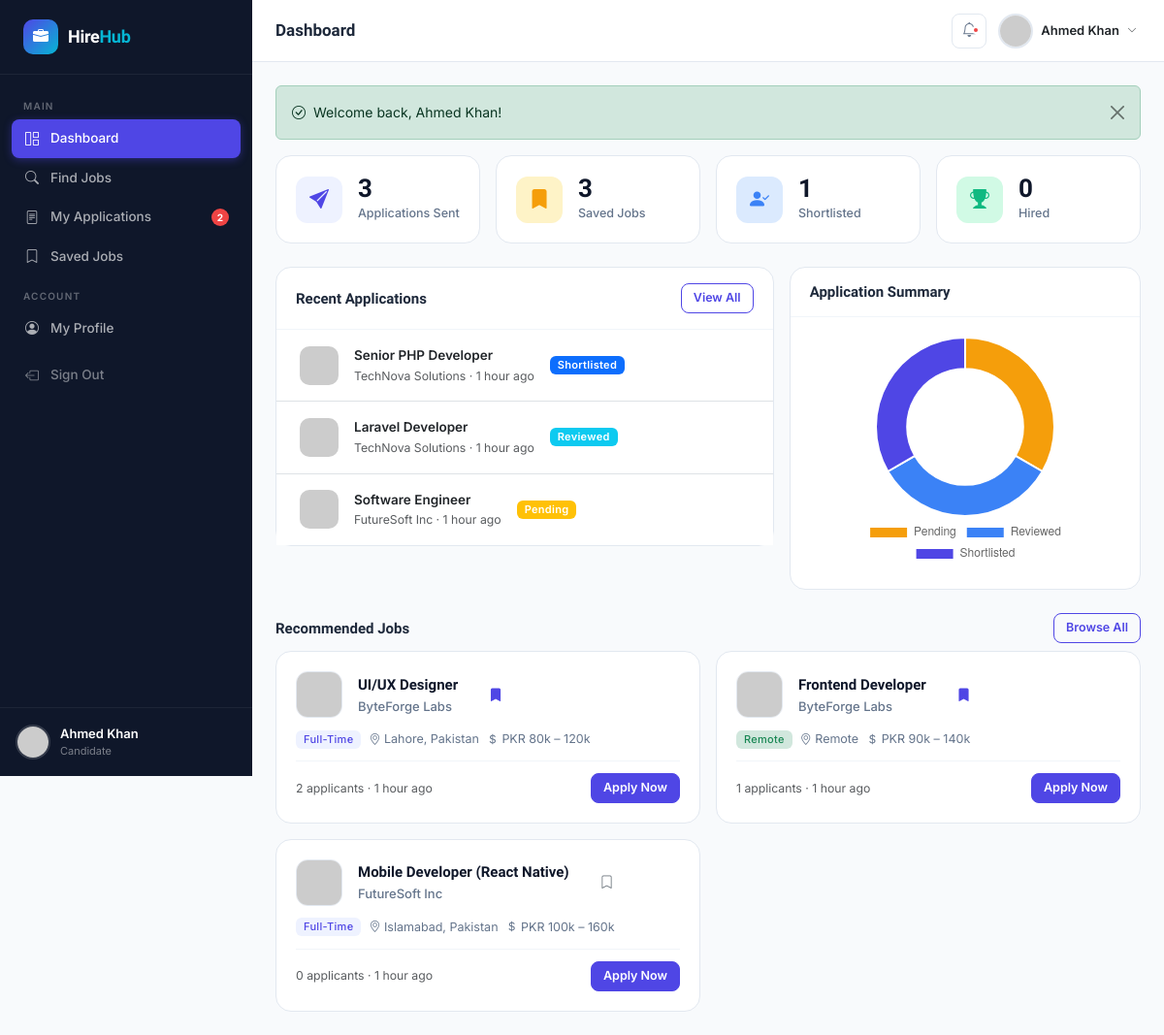
The app's page /candidate/dashboard.php (signed in) with its own data.
### tables this page shows
CREATE TABLE `notifications` (
  `id` int(11) NOT NULL AUTO_INCREMENT,
  `user_id` int(11) NOT NULL,
  `type` varchar(50) NOT NULL,
  `title` varchar(200) NOT NULL,
  `message` text NOT NULL,
  `link` varchar(255) DEFAULT NULL,
  `is_read` tinyint(1) NOT NULL DEFAULT 0,
  `created_at` timestamp NOT NULL DEFAULT CURRENT_TIMESTAMP,
  PRIMARY KEY (`id`),
  KEY `user_id` (`user_id`),
  CONSTRAINT `notif_user_fk` FOREIGN KEY (`user_id`) REFERENCES `users` (`id`) ON DELETE CASCADE
);

CREATE TABLE `users` (
  `id` int(11) NOT NULL AUTO_INCREMENT,
  `name` varchar(100) NOT NULL,
  `email` varchar(150) NOT NULL,
  `password` varchar(255) NOT NULL,
  `role` enum('admin','company','candidate') NOT NULL DEFAULT 'candidate',
  `is_active` tinyint(1) NOT NULL DEFAULT 1,
  `avatar` varchar(255) DEFAULT NULL,
  `created_at` timestamp NOT NULL DEFAULT CURRENT_TIMESTAMP,
  `updated_at` timestamp NOT NULL DEFAULT CURRENT_TIMESTAMP ON UPDATE CURRENT_TIMESTAMP,
  PRIMARY KEY (`id`),
  UNIQUE KEY `email` (`email`)
);

CREATE TABLE `candidates` (
  `id` int(11) NOT NULL AUTO_INCREMENT,
  `user_id` int(11) NOT NULL,
  `headline` varchar(200) DEFAULT NULL,
  `skills` text DEFAULT NULL,
  `education` text DEFAULT NULL,
  `experience` text DEFAULT NULL,
  `resume` varchar(255) DEFAULT NULL,
  `location` varchar(150) DEFAULT NULL,
  `phone` varchar(30) DEFAULT NULL,
  `linkedin` varchar(255) DEFAULT NULL,
  `portfolio` varchar(255) DEFAULT NULL,
  `created_at` timestamp NOT NULL DEFAULT CURRENT_TIMESTAMP,
  `updated_at` timestamp NOT NULL DEFAULT CURRENT_TIMESTAMP ON UPDATE CURRENT_TIMESTAMP,
  PRIMARY KEY (`id`),
  KEY `user_id` (`user_id`),
  CONSTRAINT `candidates_user_fk` FOREIGN KEY (`user_id`) REFERENCES `users` (`id`) ON DELETE CASCADE
);

CREATE TABLE `applications` (
  `id` int(11) NOT NULL AUTO_INCREMENT,
  `job_id` int(11) NOT NULL,
  `candidate_id` int(11) NOT NULL,
  `cover_letter` text DEFAULT NULL,
  `resume` varchar(255) DEFAULT NULL,
  `status` enum('pending','reviewed','shortlisted','rejected','hired') NOT NULL DEFAULT 'pending',
  `notes` text DEFAULT NULL,
  `applied_at` timestamp NOT NULL DEFAULT CURRENT_TIMESTAMP,
  `updated_at` timestamp NOT NULL DEFAULT CURRENT_TIMESTAMP ON UPDATE CURRENT_TIMESTAMP,
  PRIMARY KEY (`id`),
  UNIQUE KEY `unique_application` (`job_id`,`candidate_id`),
  KEY `job_id` (`job_id`),
  KEY `candidate_id` (`candidate_id`),
  CONSTRAINT `applications_job_fk` FOREIGN KEY (`job_id`) REFERENCES `jobs` (`id`) ON DELETE CASCADE,
  CONSTRAINT `applications_candidate_fk` FOREIGN KEY (`candidate_id`) REFERENCES `candidates` (`id`) ON DELETE CASCADE
);

CREATE TABLE `jobs` (
  `id` int(11) NOT NULL AUTO_INCREMENT,
  `company_id` int(11) NOT NULL,
  `category_id` int(11) NOT NULL,
  `title` varchar(200) NOT NULL,
  `type` enum('full-time','part-time','remote','internship','contract') NOT NULL DEFAULT 'full-time',
  `salary_min` decimal(10,2) DEFAULT NULL,
  `salary_max` decimal(10,2) DEFAULT NULL,
  `salary_currency` varchar(10) DEFAULT 'USD',
  `location` varchar(150) DEFAULT NULL,
  `description` longtext NOT NULL,
  `requirements` text DEFAULT NULL,
  `benefits` text DEFAULT NULL,
  `deadline` date DEFAULT NULL,
  `is_active` tinyint(1) NOT NULL DEFAULT 1,
  `views` int(11) NOT NULL DEFAULT 0,
  `created_at` timestamp NOT NULL DEFAULT CURRENT_TIMESTAMP,
  `updated_at` timestamp NOT NULL DEFAULT CURRENT_TIMESTAMP ON UPDATE CURRENT_TIMESTAMP,
  PRIMARY KEY (`id`),
  KEY `company_id` (`company_id`),
  KEY `category_id` (`category_id`),
  CONSTRAINT `jobs_company_fk` FOREIGN KEY (`company_id`) REFERENCES `companies` (`id`) ON DELETE CASCADE,
  CONSTRAINT `jobs_category_fk` FOREIGN KEY (`category_id`) REFERENCES `job_categories` (`id`)
);

CREATE TABLE `companies` (
  `id` int(11) NOT NULL AUTO_INCREMENT,
  `user_id` int(11) NOT NULL,
  `company_name` varchar(150) NOT NULL,
  `logo` varchar(255) DEFAULT NULL,
  `industry` varchar(100) DEFAULT NULL,
  `website` varchar(255) DEFAULT NULL,
  `description` text DEFAULT NULL,
  `location` varchar(150) DEFAULT NULL,
  `phone` varchar(30) DEFAULT NULL,
  `founded_year` year DEFAULT NULL,
  `company_size` enum('1-10','11-50','51-200','201-500','501-1000','1000+') DEFAULT '1-10',
  `is_verified` tinyint(1) NOT NULL DEFAULT 0,
  `created_at` timestamp NOT NULL DEFAULT CURRENT_TIMESTAMP,
  `updated_at` timestamp NOT NULL DEFAULT CURRENT_TIMESTAMP ON UPDATE CURRENT_TIMESTAMP,
  PRIMARY KEY (`id`),
  KEY `user_id` (`user_id`),
  CONSTRAINT `companies_user_fk` FOREIGN KEY (`user_id`) REFERENCES `users` (`id`) ON DELETE CASCADE
);

### candidate/dashboard.php (the view, shortened to what the rows shown need)
<?php
require_once __DIR__ . '/../core/functions.php';
$user      = currentUser();
$candidate = Database::fetch("SELECT * FROM candidates WHERE user_id = ?", [$user['id']]);
$pageTitle  = 'Dashboard';
$activePage = 'dashboard';
$shortlisted = Database::count("SELECT COUNT(*) FROM applications WHERE candidate_id = ? AND status = 'shortlisted'", [$candidate['id']]);
$recentApps = Database::fetchAll(
    "SELECT a.*, j.title AS job_title, j.type AS job_type, j.location AS job_location,
            c.company_name, c.logo AS company_logo
     FROM applications a
     JOIN jobs j ON a.job_id = j.id
     JOIN companies c ON j.company_id = c.id
     WHERE a.candidate_id = ?
     ORDER BY a.applied_at DESC LIMIT 5",
    [$candidate['id']]
);
$recommendedJobs = Database::fetchAll(
    "SELECT j.*, c.company_name, c.logo, cat.name AS cat_name,
            (SELECT COUNT(*) FROM applications WHERE job_id = j.id) AS app_count,
            (SELECT COUNT(*) FROM saved_jobs WHERE job_id = j.id AND candidate_id = ?) AS is_saved
     FROM jobs j
     JOIN companies c ON j.company_id = c.id
     JOIN job_categories cat ON j.category_id = cat.id
     WHERE j.is_active = 1
       AND j.id NOT IN (SELECT job_id FROM applications WHERE candidate_id = ?)
     ORDER BY j.created_at DESC LIMIT 4",
    [$candidate['id'], $candidate['id']]
);
$appHistory = Database::fetchAll(
    "SELECT status, COUNT(*) AS cnt FROM applications WHERE candidate_id = ? GROUP BY status",
    [$candidate['id']]
);
include __DIR__ . '/../views/partials/head.php';
?>
<div class="app-shell">
<?php include __DIR__ . '/../views/partials/sidebar.php'; ?>
<div class="main-content">
<?php include __DIR__ . '/../views/partials/navbar.php'; ?>
<div class="page-content">
<div class="row g-3 mb-4">
  <div class="col-6 col-lg-3">
    <div class="stat-card">
      <div>
        <div class="stat-value"><?= $shortlisted ?></div>
        <div class="stat-label">Shortlisted</div>
      </div>
    </div>
  </div>
</div>
<div class="row g-3 mb-4">
  <div class="col-lg-7">
    <div class="card">
      <div class="card-body p-0">
        <?php if (empty($recentApps)): ?>
        <div class="empty-state py-4">
          <div class="empty-state-icon"><i class="bi bi-send"></i></div>
          <h5>No applications yet</h5>
          <p>Start applying to jobs that match your skills.</p>
          <a href="<?= BASE_URL ?>/candidate/jobs.php" class="btn btn-primary btn-sm">Browse Jobs</a>
        </div>
        <?php else: ?>
        <div class="list-group list-group-flush">
          <?php foreach ($recentApps as $app): ?>
          <div class="list-group-item px-4 py-3 d-flex align-items-center gap-3">
            <img src="<?= logoUrl($app['company_logo'], $app['company_name']) ?>"
                 alt="" style="width:40px;height:40px;border-radius:10px;object-fit:cover;flex-shrink:0">
            <div class="flex-1 min-w-0">
              <div class="fw-600" style="font-size:13.5px"><?= e($app['job_title']) ?></div>
              <div class="text-muted small"><?= e($app['company_name']) ?> · <?= timeAgo($app['applied_at']) ?></div>
            </div>
            <?= badgeStatus($app['status']) ?>
          </div>
          <?php endforeach; ?>
        </div>
        <?php endif; ?>
      </div>
    </div>
  </div>
</div>
<div class="row g-3">
  <?php foreach ($recommendedJobs as $job): ?>
  <div class="col-md-6">
    <div class="job-card">
      <div class="d-flex align-items-center gap-3">
        <img src="<?= logoUrl($job['logo'], $job['company_name']) ?>" alt="" class="job-card-logo">
        <div class="flex-1 min-w-0">
          <div class="job-card-title"><?= e($job['title']) ?></div>
          <div class="job-card-company"><?= e($job['company_name']) ?></div>
        </div>
        <button class="btn btn-outline-secondary border-0 save-job-btn <?= $job['is_saved'] ? 'text-primary' : '' ?>"
                data-job-id="<?= $job['id'] ?>">
          <i class="bi bi-bookmark<?= $job['is_saved'] ? '-fill' : '' ?>"></i>
        </button>
      </div>
      <div class="job-card-meta">
        <?= jobTypeBadge($job['type']) ?>
        <span><i class="bi bi-geo-alt"></i> <?= e($job['location'] ?? 'Remote') ?></span>
        <span><i class="bi bi-currency-dollar"></i> <?= formatSalary($job['salary_min'], $job['salary_max']) ?></span>
      </div>
      <div class="job-card-footer">
        <span class="text-muted small"><?= $job['app_count'] ?> applicants · <?= timeAgo($job['created_at']) ?></span>
        <a href="<?= BASE_URL ?>/candidate/job_detail.php?id=<?= $job['id'] ?>" class="btn btn-sm btn-primary">Apply Now</a>
      </div>
    </div>
  </div>
  <?php endforeach; ?>
</div>
</div></div></div>
<?php
$chartLabels = array_column($appHistory, 'status');
$chartData   = array_column($appHistory, 'cnt');
$colorMap = ['pending'=>'#f59e0b','reviewed'=>'#3b82f6','shortlisted'=>'#4f46e5','rejected'=>'#ef4444','hired'=>'#10b981'];
$colors = array_map(fn($s) => $colorMap[$s] ?? '#94a3b8', $chartLabels);
$extraScripts = '<script>
' . (empty($appHistory) ? '' : '
new Chart(document.getElementById("statusChart"), {
  type: "doughnut",
  data: {
    labels: ' . json_encode(array_map('ucfirst', $chartLabels)) . ',
    datasets: [{ data: ' . json_encode($chartData) . ',
      backgroundColor: ' . json_encode($colors) . ',
      borderWidth: 2, borderColor: "#fff"
    }]
  },
  options: { responsive:true, maintainAspectRatio:false, cutout:"65%",
    plugins:{ legend:{ position:"bottom", labels:{ font:{size:12} } } }
  }
});') . '
</script>';
include __DIR__ . '/../views/partials/footer.php';
?>

### views/partials/sidebar.php (shortened to what the rows shown need)
<?php
$role = $user['role'] ?? 'candidate';
$notifications = isLoggedIn() ? getUnreadNotifications((int)$_SESSION['user_id']) : [];
$notifCount = count($notifications);
$navItems = [];
if ($role === 'admin') {
    $navItems = [
        ['label' => 'Main', 'section' => true],
        ['href' => '/admin/dashboard.php',    'icon' => 'grid-1x2',      'label' => 'Dashboard',     'key' => 'dashboard'],
        ['href' => '/admin/users.php',        'icon' => 'people',        'label' => 'Users',         'key' => 'users'],
        ['href' => '/admin/companies.php',    'icon' => 'building',      'label' => 'Companies',     'key' => 'companies'],
        ['href' => '/admin/jobs.php',         'icon' => 'briefcase',     'label' => 'Jobs',          'key' => 'jobs'],
        ['href' => '/admin/applications.php', 'icon' => 'file-text',     'label' => 'Applications',  'key' => 'applications'],
        ['href' => '/admin/categories.php',   'icon' => 'tag',           'label' => 'Categories',    'key' => 'categories'],
        ['label' => 'Settings', 'section' => true],
        ['href' => '/admin/profile.php',      'icon' => 'person-circle', 'label' => 'Profile',       'key' => 'profile'],
    ];
} else {
    $navItems = [
        ['label' => 'Main', 'section' => true],
        ['href' => '/candidate/dashboard.php',  'icon' => 'grid-1x2',    'label' => 'Dashboard',       'key' => 'dashboard'],
        ['href' => '/candidate/jobs.php',        'icon' => 'search',      'label' => 'Find Jobs',       'key' => 'jobs'],
        ['href' => '/candidate/applications.php','icon' => 'file-text',   'label' => 'My Applications', 'key' => 'applications', 'badge' => $notifCount > 0 ? $notifCount : null],
        ['href' => '/candidate/saved.php',       'icon' => 'bookmark',    'label' => 'Saved Jobs',      'key' => 'saved'],
        ['label' => 'Account', 'section' => true],
        ['href' => '/candidate/profile.php',     'icon' => 'person-circle','label' => 'My Profile',     'key' => 'profile'],
    ];
}
?>
<aside class="sidebar" id="sidebar">
  <ul class="sidebar-nav">
    <?php foreach ($navItems as $item): ?>
      <?php if (!empty($item['section'])): ?>
        <li class="nav-section-title"><?= e($item['label']) ?></li>
      <?php else: ?>
        <li>
          <a href="<?= BASE_URL . $item['href'] ?>"
             class="<?= ($activePage ?? '') === $item['key'] ? 'active' : '' ?>">
            <span class="nav-icon"><i class="bi bi-<?= e($item['icon']) ?>"></i></span>
            <?= e($item['label']) ?>
            <?php if (!empty($item['badge'])): ?>
              <span class="nav-badge"><?= (int)$item['badge'] ?></span>
            <?php endif; ?>
          </a>
        </li>
      <?php endif; ?>
    <?php endforeach; ?>
  </ul>
  <div class="sidebar-user">
    <div class="sidebar-user-info">
      <div class="sidebar-user-name"><?= e($user['name']) ?></div>
      <div class="sidebar-user-role"><?= e($user['role']) ?></div>
    </div>
  </div>
</aside>

### views/partials/navbar.php (shortened to what the rows shown need)
<nav class="top-navbar">
  <h1 class="page-title"><?= e($pageTitle ?? 'Dashboard') ?></h1>
  <div class="navbar-actions">
    <div class="dropdown">
      <button class="d-flex align-items-center gap-2 btn btn-sm border-0 bg-transparent p-1"
              data-bs-toggle="dropdown">
        <img src="<?= avatarUrl($user['avatar'] ?? null, $user['name']) ?>"
             alt="" class="avatar-sm" style="border:2px solid var(--gray-200);">
        <span class="fw-600 text-dark d-none d-md-inline" style="font-size:13px"><?= e($user['name']) ?></span>
        <i class="bi bi-chevron-down text-muted" style="font-size:10px"></i>
      </button>
    </div>
  </div>
</nav>

### core/functions.php (shortened to what the rows shown need)
<?php
require_once __DIR__ . '/../config/database.php';
function isLoggedIn(): bool {
    return !empty($_SESSION['user_id']);
}
function currentUser(): ?array {
    return Database::fetch("SELECT * FROM users WHERE id = ?", [$_SESSION['user_id']]);
}
function e(?string $str): string {
    return htmlspecialchars((string)$str, ENT_QUOTES, 'UTF-8');
}
function getUnreadNotifications(int $userId): array {
    return Database::fetchAll(
        "SELECT * FROM notifications WHERE user_id = ? AND is_read = 0 ORDER BY created_at DESC LIMIT 10",
        [$userId]
    );
}
function formatSalary(?float $min, ?float $max, string $currency = 'PKR'): string {
    if ($min && $max) return $currency . ' ' . number_format($min/1000) . 'k – ' . number_format($max/1000) . 'k';
    return $currency . ' Up to ' . number_format($max/1000) . 'k';
}
function timeAgo(string $datetime): string {
    $time = time() - strtotime($datetime);
    $units = [
        31536000 => 'year', 2592000 => 'month', 604800 => 'week',
        86400 => 'day', 3600 => 'hour', 60 => 'minute', 1 => 'second'
    ];
    foreach ($units as $secs => $label) {
        if ($time >= $secs) {
            $val = floor($time / $secs);
            return $val . ' ' . $label . ($val > 1 ? 's' : '') . ' ago';
        }
    }
    return 'just now';
}
function badgeStatus(string $status): string {
    $map = [
        'pending'     => 'warning',
        'reviewed'    => 'info',
        'shortlisted' => 'primary',
        'rejected'    => 'danger',
        'hired'       => 'success',
        'active'      => 'success',
        'inactive'    => 'secondary',
    ];
    $color = $map[$status] ?? 'secondary';
    return '<span class="badge bg-' . $color . ' text-capitalize">' . e($status) . '</span>';
}
function jobTypeBadge(string $type): string {
    $map = [
        'full-time'  => 'primary',
        'part-time'  => 'info',
        'remote'     => 'success',
        'internship' => 'warning',
        'contract'   => 'secondary',
    ];
    $color = $map[$type] ?? 'secondary';
    return '<span class="badge bg-' . $color . '-subtle text-' . $color . ' text-capitalize fw-medium">' . e($type) . '</span>';
}
function avatarUrl(?string $avatar, string $name = 'User'): string {
    return 'https://ui-avatars.com/api/?name=' . urlencode($name) . '&background=4f46e5&color=fff&size=100';
}
function logoUrl(?string $logo, string $name = 'C'): string {
    return 'https://ui-avatars.com/api/?name=' . urlencode($name) . '&background=0f172a&color=fff&size=80&font-size=0.4&rounded=true';
}

### records on screen
notifications: label "My Applications", id "2"
users: name "Ahmed Khan", role "Candidate"
candidates: id "1"
applications: job.title "Senior PHP Developer", companies.company_name "TechNova Solutions", applied_at "1 hour ago", status "Shortlisted"
applications: job.title "Laravel Developer", companies.company_name "TechNova Solutions", applied_at "1 hour ago", status "Reviewed"
applications: job.title "Software Engineer", companies.company_name "FutureSoft Inc", applied_at "1 hour ago", status "Pending"
jobs: title "UI/UX Designer", company.company_name "ByteForge Labs", type "Full-Time", location "Lahore, Pakistan", formatSalary($job['salary_min'], $job['salary_max']) "PKR 80k – 120k", app_count "2", created_at "1 hour ago"
jobs: title "Frontend Developer", company.company_name "ByteForge Labs", type "Remote", location "Remote", formatSalary($job['salary_min'], $job['salary_max']) "PKR 90k – 140k", app_count "1", created_at "1 hour ago"
jobs: title "Mobile Developer (React Native)", company.company_name "FutureSoft Inc", type "Full-Time", location "Islamabad, Pakistan", formatSalary($job['salary_min'], $job['salary_max']) "PKR 100k – 160k", app_count "0", created_at "1 hour ago"

### other values on screen
$item['label'] "MAIN"
$item['label'] "Dashboard"
$item['label'] "Find Jobs"
$item['label'] "Saved Jobs"
$item['label'] "ACCOUNT"
$item['label'] "My Profile"
$pageTitle "Dashboard"
$flash['message'] "Welcome back, Ahmed Khan!"
$totalApps "3"
$savedJobs "3"
$hired "0"
chart data {{ json_encode($chartData) }} [1,1,1]
